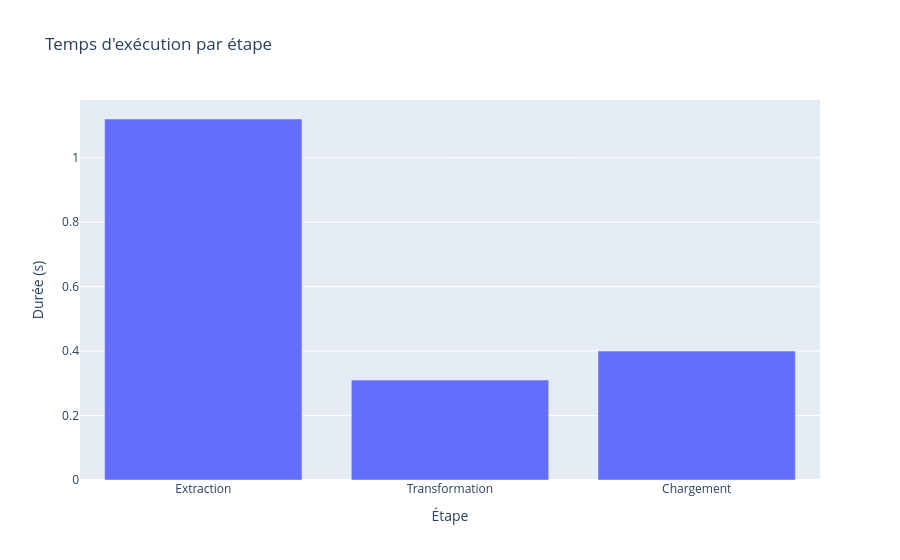

The cell this chart's notebook holds for it:
### Markdown cell above
## 4. Performance par étape

Durée de chaque étape de l'ETL.

### Code cell
p = kpis["performance"]
etapes = {
    "Extraction": p["duree_extraction_sec"],
    "Transformation": p["duree_transformation_sec"],
    "Chargement": p["duree_chargement_sec"],
}
fig = px.bar(
    x=list(etapes),
    y=list(etapes.values()),
    labels={"x": "Étape", "y": "Durée (s)"},
    title="Temps d'exécution par étape",
)
fig.show()

### Figure 1 — Plotly figure (JSON) as saved in the notebook; plotly's stock layout.template omitted (floating-point values rounded to 4 significant figures)
{"data": [{"hovertemplate": "Étape=%{x}<br>Durée (s)=%{y}<extra></extra>", "legendgroup": "", "marker": {"color": "#636efa", "pattern": {"shape": ""}}, "name": "", "orientation": "v", "showlegend": false, "textposition": "auto", "type": "bar", "x": ["Extraction", "Transformation", "Chargement"], "xaxis": "x", "y": [1.12, 0.31, 0.4], "yaxis": "y"}], "layout": {"barmode": "relative", "legend": {"tracegroupgap": 0}, "title": {"text": "Temps d'exécution par étape"}, "xaxis": {"anchor": "y", "domain": [0.0, 1.0], "title": {"text": "Étape"}}, "yaxis": {"anchor": "x", "domain": [0.0, 1.0], "title": {"text": "Durée (s)"}}}}
